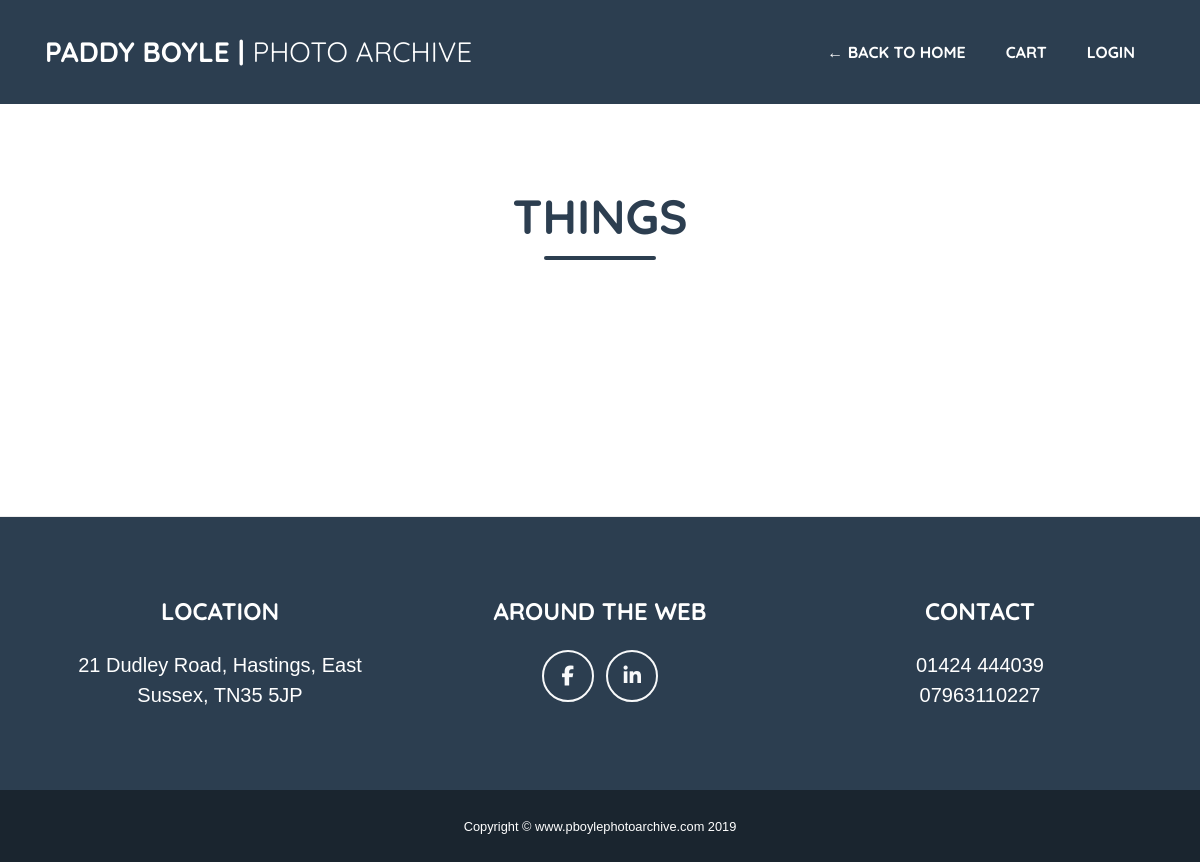
Before: /category_003/ with the older database file.
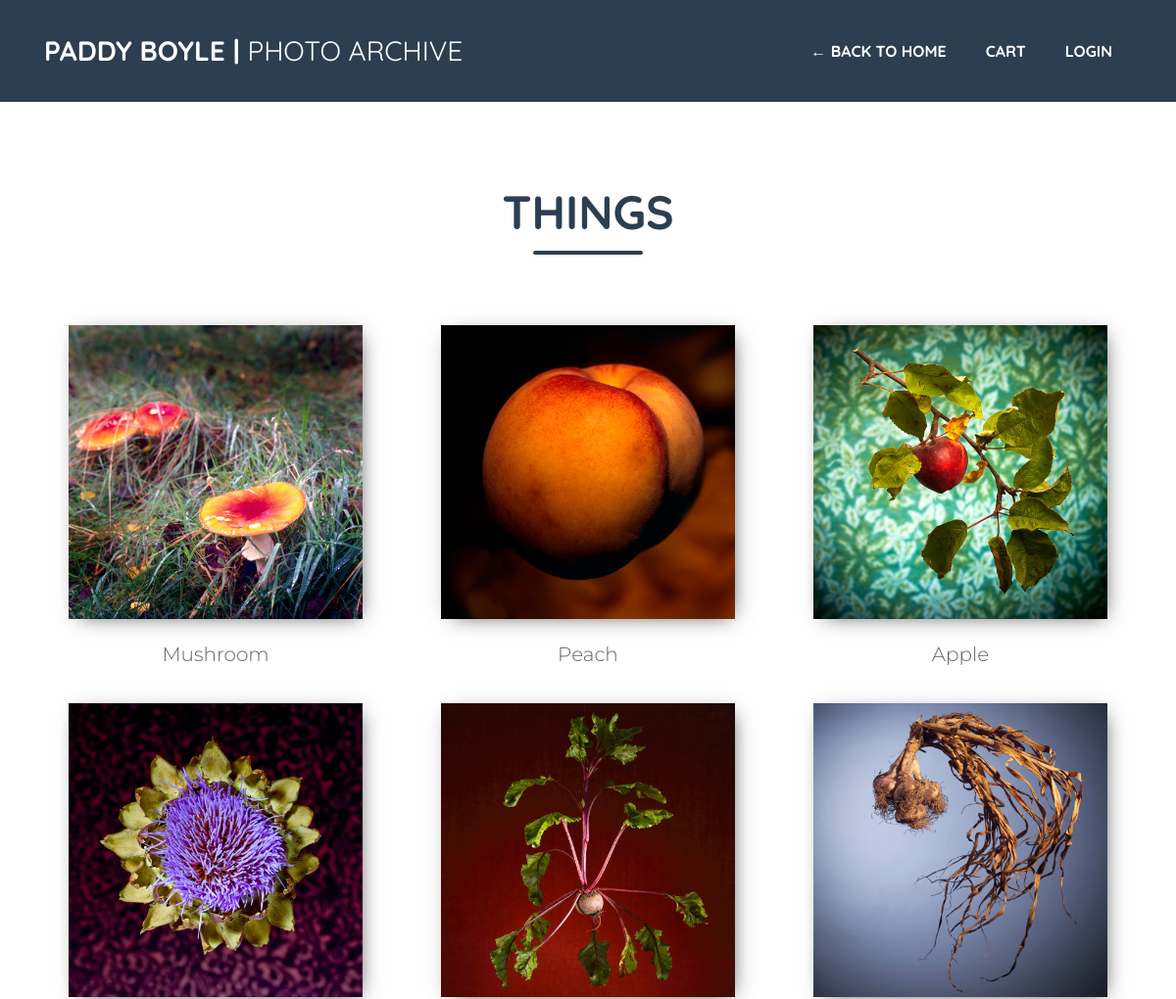
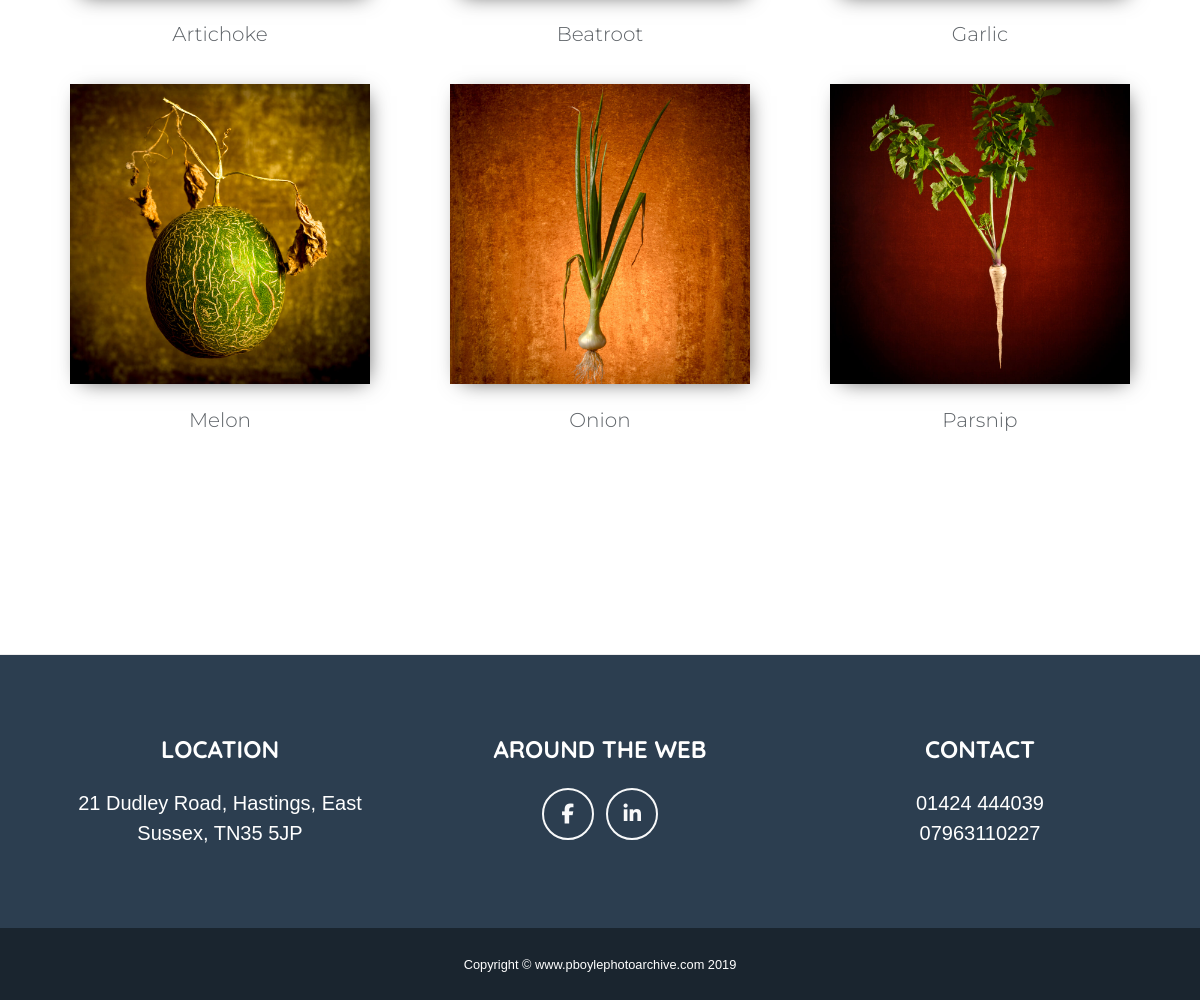
After: the same page with the newer database file (2 pictures, top to bottom).
### category_003/models.py (models this page shows, shortened)
class Category_003(models.Model):
    name = models.CharField(max_length=254, default='')
    image = models.ImageField(upload_to='images')
    url = models.URLField(max_length=250)

### category_003/views.py (the view)
def all_images_003(request):
    images = Category_003.objects.all()
    return render(request, "app_001/catagory_003.html", {"category_003": images})

### cart/contexts.py (called while the page is built)
def cart_contents(request):
    cart = request.session.get('cart', {})
    cart_items = []
    total = 0
    product_count = 0
    for id, quantity in cart.items():
        product = get_object_or_404(Product, pk=id)
        total += quantity * product.price
        product_count += quantity
        cart_items.append({'id': id, 'quantity': quantity, 'product': product})
    return {'cart_items': cart_items, 'total': total, 'product_count': product_count}

### templates/app_001/catagory_003.html
{% extends 'app_001/base_003.html' %}
{% block body_block %}
    <section class="page-section about" id="architecture">
        <div class="container">
            <h2
                class="cat-heading page-section-heading text-center text-uppercase text-secondary mb-0">Things</h2>
            <div class="divider-custom">
                <div class="divider-custom-line"></div>
            </div><br><br>
            <div class="row">
                {% for images in category_003 %}
                    <figure class="col-xs-12 col-sm-12 col-md-6 col-lg-4 col-xl-4">
                        <div id="wrapper-002">
                            <a href="{{images.url}}">
                                <div
                                    class="product"
                                    style="background-image: url('{{ MEDIA_URL }}{{ images.image }}')"></div>
                            </a>
                            <br>
                            <h3 class="text-002 lead">{{images.name}}</h3>
                        </div>
                    </figure>
                {% endfor %}
            </div>
            <br><br>
        </div>
    </section>
{% endblock %}

Changed rows visible on the page:
added Category_003: image (picture), name "Mushroom"
added Category_003: image (picture), name "Peach"
added Category_003: image (picture), name "Apple"
added Category_003: image (picture), name "Artichoke"
added Category_003: image (picture), name "Beatroot"
added Category_003: image (picture), name "Garlic"
added Category_003: image (picture), name "Melon"
added Category_003: image (picture), name "Onion"
added Category_003: image (picture), name "Parsnip"
